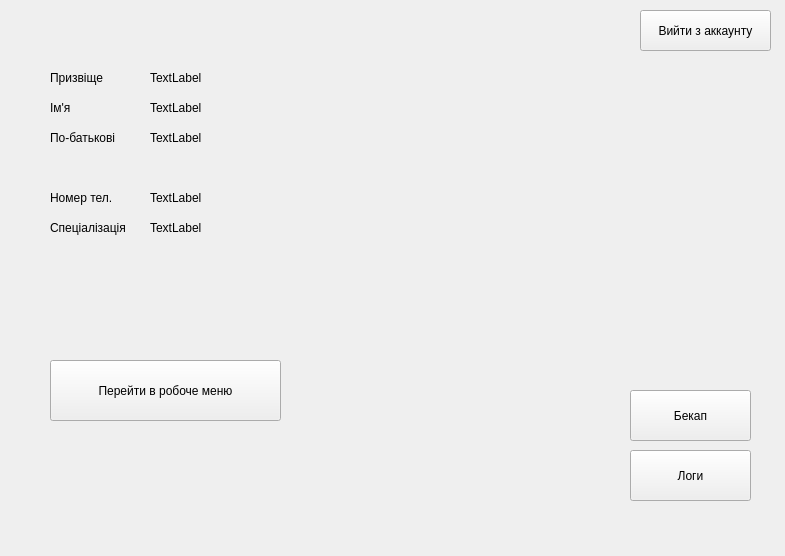
<?xml version="1.0" encoding="UTF-8"?>
<ui version="4.0">
 <class>Form</class>
 <widget class="QWidget" name="Form">
  <property name="geometry">
   <rect>
    <x>0</x>
    <y>0</y>
    <width>785</width>
    <height>556</height>
   </rect>
  </property>
  <property name="windowTitle">
   <string>Form</string>
  </property>
  <widget class="QLabel" name="label_fn">
   <property name="geometry">
    <rect>
     <x>150</x>
     <y>100</y>
     <width>131</width>
     <height>16</height>
    </rect>
   </property>
   <property name="text">
    <string>TextLabel</string>
   </property>
  </widget>
  <widget class="QLabel" name="label_phn">
   <property name="geometry">
    <rect>
     <x>150</x>
     <y>190</y>
     <width>131</width>
     <height>16</height>
    </rect>
   </property>
   <property name="text">
    <string>TextLabel</string>
   </property>
  </widget>
  <widget class="QLabel" name="label_2">
   <property name="geometry">
    <rect>
     <x>50</x>
     <y>100</y>
     <width>91</width>
     <height>16</height>
    </rect>
   </property>
   <property name="text">
    <string>Ім'я</string>
   </property>
  </widget>
  <widget class="QLabel" name="label_ln">
   <property name="geometry">
    <rect>
     <x>150</x>
     <y>70</y>
     <width>131</width>
     <height>16</height>
    </rect>
   </property>
   <property name="text">
    <string>TextLabel</string>
   </property>
  </widget>
  <widget class="QLabel" name="label_3">
   <property name="geometry">
    <rect>
     <x>50</x>
     <y>130</y>
     <width>91</width>
     <height>16</height>
    </rect>
   </property>
   <property name="text">
    <string>По-батькові</string>
   </property>
  </widget>
  <widget class="QLabel" name="label_mn">
   <property name="geometry">
    <rect>
     <x>150</x>
     <y>130</y>
     <width>131</width>
     <height>16</height>
    </rect>
   </property>
   <property name="text">
    <string>TextLabel</string>
   </property>
  </widget>
  <widget class="QPushButton" name="pushButton">
   <property name="geometry">
    <rect>
     <x>50</x>
     <y>360</y>
     <width>231</width>
     <height>61</height>
    </rect>
   </property>
   <property name="text">
    <string>Перейти в робоче меню</string>
   </property>
  </widget>
  <widget class="QLabel" name="label">
   <property name="geometry">
    <rect>
     <x>50</x>
     <y>70</y>
     <width>91</width>
     <height>16</height>
    </rect>
   </property>
   <property name="text">
    <string>Призвіще</string>
   </property>
  </widget>
  <widget class="QLabel" name="label_5">
   <property name="geometry">
    <rect>
     <x>50</x>
     <y>220</y>
     <width>91</width>
     <height>16</height>
    </rect>
   </property>
   <property name="text">
    <string>Спеціалізація</string>
   </property>
  </widget>
  <widget class="QLabel" name="label_spc">
   <property name="geometry">
    <rect>
     <x>150</x>
     <y>220</y>
     <width>131</width>
     <height>16</height>
    </rect>
   </property>
   <property name="text">
    <string>TextLabel</string>
   </property>
  </widget>
  <widget class="QLabel" name="label_4">
   <property name="geometry">
    <rect>
     <x>50</x>
     <y>190</y>
     <width>91</width>
     <height>16</height>
    </rect>
   </property>
   <property name="text">
    <string>Номер тел.</string>
   </property>
  </widget>
  <widget class="QPushButton" name="pushButton_2">
   <property name="geometry">
    <rect>
     <x>640</x>
     <y>10</y>
     <width>131</width>
     <height>41</height>
    </rect>
   </property>
   <property name="text">
    <string>Вийти з аккаунту</string>
   </property>
  </widget>
  <widget class="QPushButton" name="pushButton_3">
   <property name="geometry">
    <rect>
     <x>630</x>
     <y>390</y>
     <width>121</width>
     <height>51</height>
    </rect>
   </property>
   <property name="text">
    <string>Бекап</string>
   </property>
  </widget>
  <widget class="QPushButton" name="pushButton_4">
   <property name="geometry">
    <rect>
     <x>630</x>
     <y>450</y>
     <width>121</width>
     <height>51</height>
    </rect>
   </property>
   <property name="text">
    <string>Логи</string>
   </property>
  </widget>
 </widget>
 <resources/>
 <connections/>
</ui>
